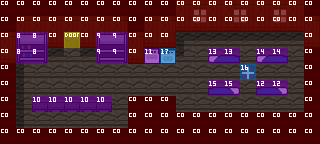

Tiled map render using the project's own tile images. Description and the whole map definition, tile-layer contents included, below:
An orthogonal 20x9 tile map with 16x16 px tiles, 3 tile layers (Tile Layer 1, Tile Layer 2, Tile Layer 3), 2 tilesets.

<map version="1.0" tiledversion="2017.10.31" orientation="orthogonal" renderorder="right-down" width="20" height="9" tilewidth="16" tileheight="16" infinite="0" nextobjectid="1">
 <tileset firstgid="1" source="../tilesets/world-tileset.tsx" />
 <tileset firstgid="4097" source="../tilesets/collision-tileset.tsx" />
 <layer name="Tile Layer 1" width="20" height="9">
  <data encoding="csv">
1,1,1,1,1,1,1,1,1,1,1,4,10,4,5,6,4,10,4,1,
1,131,4,4,4,4,4,132,1,131,132,68,74,68,69,70,68,74,68,3,
3,195,68,68,259,68,68,196,3,195,196,193,129,129,129,129,129,129,129,67,
67,193,129,129,2,129,129,129,67,193,129,130,2,2,2,2,2,2,2,1,
1,66,2,2,2,2,2,2,2,2,2,2,2,2,2,2,2,2,2,1,
1,66,2,2,2,2,2,2,2,2,2,2,2,2,2,2,2,2,2,1,
1,66,2,2,2,2,2,2,1,1,1,2,2,2,2,2,2,2,2,1,
1,66,2,2,2,2,2,2,1,1,1,1,1,1,1,1,1,1,1,1,
1,1,1,1,1,1,1,1,1,1,1,1,1,1,1,1,1,1,1,1
</data>
 </layer>
 <layer name="Tile Layer 2" width="20" height="9">
  <data encoding="csv">
0,0,0,0,0,0,0,0,0,0,0,0,0,0,0,0,0,0,0,0,
0,0,0,0,0,0,0,0,0,0,0,0,0,0,0,0,0,0,0,0,
0,133,136,0,0,0,135,136,0,0,0,0,0,0,0,0,0,0,0,0,
0,197,200,0,0,0,199,200,0,13,14,0,0,77,78,0,77,78,0,0,
0,0,0,0,0,0,0,0,0,0,0,0,0,0,0,270,0,0,0,0,
0,0,0,0,0,0,0,0,0,0,0,0,0,75,76,0,75,76,0,0,
0,0,203,204,203,204,203,0,0,0,0,2,0,0,0,0,0,0,0,0,
0,0,0,0,0,0,0,0,0,0,0,0,0,0,0,0,0,0,0,0,
0,0,0,0,0,0,0,0,0,0,0,0,0,0,0,0,0,0,0,0
</data>
 </layer>
 <layer name="Tile Layer 3" width="20" height="9">
  <data encoding="csv">
4098,4098,4098,4098,4098,4098,4098,4098,4098,4098,4098,4098,4098,4098,4098,4098,4098,4098,4098,4098,
4098,4098,4098,4098,4098,4098,4098,4098,4098,4098,4098,4098,4098,4098,4098,4098,4098,4098,4098,4098,
4098,4105,4105,4098,4099,4098,4106,4106,4098,4098,4098,0,0,0,0,0,0,0,0,4098,
4098,4105,4105,0,0,0,4106,4106,4098,4108,4114,0,0,4110,4110,0,4111,4111,0,4098,
4098,0,0,0,0,0,0,0,0,0,0,0,0,0,0,4113,0,0,0,4098,
4098,0,0,0,0,0,0,0,0,0,0,0,0,4112,4112,0,4109,4109,0,4098,
4098,0,4107,4107,4107,4107,4107,0,4098,4098,4098,0,0,0,0,0,0,0,0,4098,
4098,0,0,0,0,0,0,0,4098,4098,4098,4098,4098,4098,4098,4098,4098,4098,4098,4098,
4098,4098,4098,4098,4098,4098,4098,4098,4098,4098,4098,4098,4098,4098,4098,4098,4098,4098,4098,4098
</data>
 </layer>
</map>
